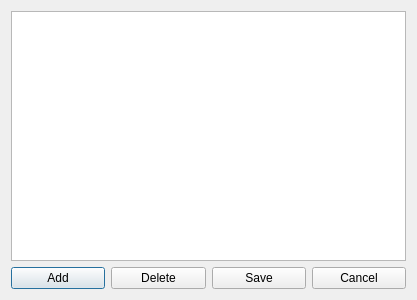
<?xml version="1.0" encoding="UTF-8"?>
<ui version="4.0">
 <class>Dialog_Sensor_Setting</class>
 <widget class="QDialog" name="Dialog_Sensor_Setting">
  <property name="geometry">
   <rect>
    <x>0</x>
    <y>0</y>
    <width>417</width>
    <height>300</height>
   </rect>
  </property>
  <property name="windowTitle">
   <string>Sensors</string>
  </property>
  <layout class="QVBoxLayout" name="verticalLayout">
   <item>
    <widget class="QTableWidget" name="tableWidget_sensor"/>
   </item>
   <item>
    <layout class="QHBoxLayout" name="horizontalLayout">
     <item>
      <widget class="QPushButton" name="pushButton_add">
       <property name="text">
        <string>Add</string>
       </property>
      </widget>
     </item>
     <item>
      <widget class="QPushButton" name="pushButton_delete">
       <property name="text">
        <string>Delete</string>
       </property>
      </widget>
     </item>
     <item>
      <widget class="QPushButton" name="pushButton_save">
       <property name="text">
        <string>Save</string>
       </property>
      </widget>
     </item>
     <item>
      <widget class="QPushButton" name="pushButton_cancel">
       <property name="text">
        <string>Cancel</string>
       </property>
      </widget>
     </item>
    </layout>
   </item>
  </layout>
 </widget>
 <resources/>
 <connections/>
</ui>
